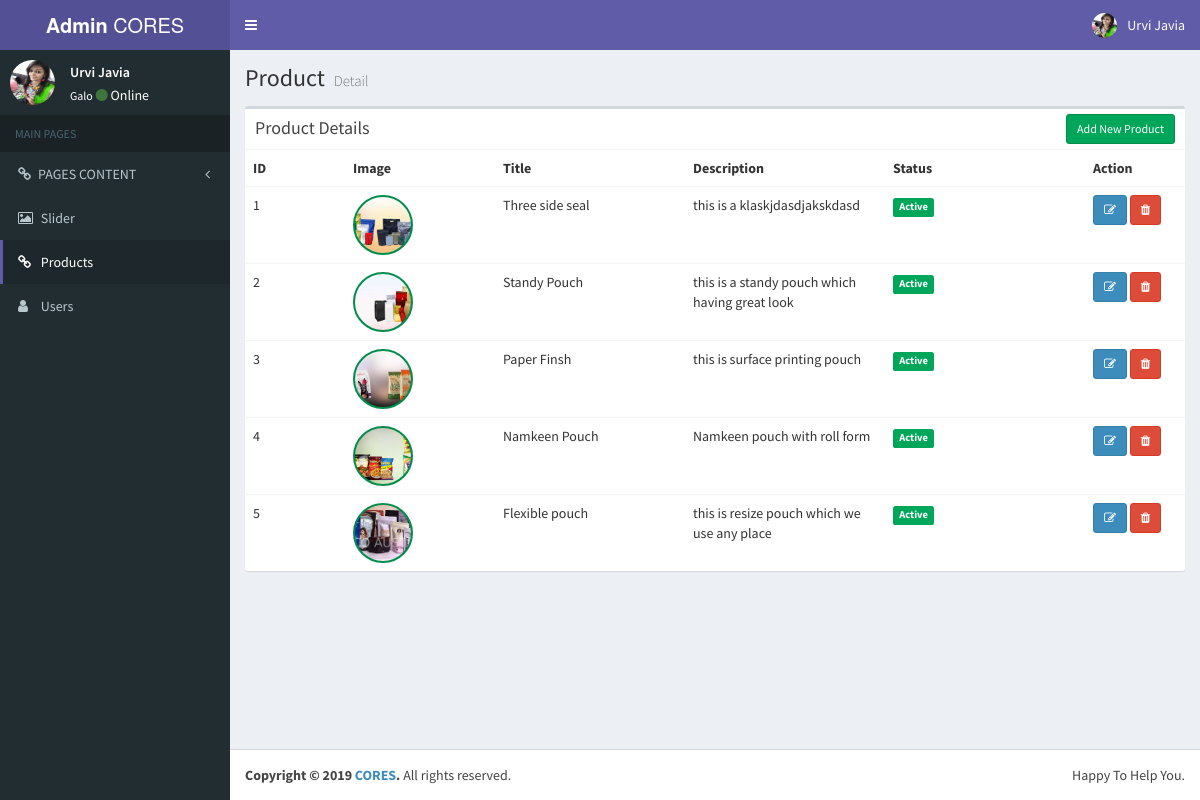
Page /admin/product.php (signed in) on the committed database.
### tables this page shows
CREATE TABLE `stockproduct` (
  `id` int(2) NOT NULL,
  `p_heading` varchar(100) NOT NULL,
  `p_image` varchar(100) DEFAULT NULL,
  `p_desc` varchar(1000) DEFAULT NULL,
  `status` int(2) DEFAULT NULL
);

### admin/product.php (the view, shortened to what this page needs)
<?php
include("header.php");
?>
  <div class="content-wrapper">
    <section class="content-header">
      <h1>
        Product
        <small>Detail</small>
      </h1>
    </section>
    <section class="content container-fluid">
<div class="row">
	<div class="col-xs-12">
	  <div class="box">
		<div class="box-header">
		  <h3 class="box-title">Product Details</h3>
		  <div class="box-tools">
			<button class="btn btn-success btn-sm" data-toggle="modal" data-target="#modal-new-event">Add New Product</button>
		  </div>
		</div>
		<div class="box-body table-responsive no-padding">
		  <table class="table table-hover">
			<tbody><tr>
			  <th width="100px">ID</th>
			  <th width="150px">Image</th>
			  <th>Title</th>
			  <th width="200px">Description</th>
			  <th width="200px">Status</th>
			  <th width="100px">Action</th>
			</tr>
<?php
$qry = "SELECT * FROM stockproduct";
$result = $con->query($qry);
if($result->num_rows > 0){
	while($row = $result->fetch_assoc()){
?>
<tr>
	<td><?php echo $row['id']; ?></td>
	<td><div class="img-circle img-slider" style="background-image:url('../images/product/<?php echo $row['p_image']; ?>');"></div></td>
	<td><?php echo $row['p_heading']; ?></td>
	<td><?php echo $row['p_desc']; ?></td>
	<td><?php
	if($row['status'])
		echo '<span class="label label-success">Active</span>';
	else
		echo'<span class="label label-danger">Inactive</span>';
	?></td>
	<td><a href="product-detail.php?eid=<?php echo $row['id']; ?>" class="btn btn-sm btn-primary"><i class="fa fa-edit"></i></a> <?php
	if($row['status'])
		echo '<a href="apis/productStatus.php?eid='.$row['id'].'&del=true" class="btn btn-sm btn-danger"><i class="fa fa-trash"></i></a>';
	else
		echo '<a href="apis/productStatus.php?eid='.$row['id'].'&rev=true" class="btn btn-sm btn-success"><i class="fa fa-undo"></i></a>';
	?></td>
</tr>
<?php
	}
}
?>
		  </tbody></table>
		</div>
	  </div>
	</div>
  </div>
    </section>
  </div>
<?php
include("footer.php");
?>

### admin/css/style.css (style rules this page uses)
.img-slider { width:60px; height:60px; background-size:cover; background-position:center center; border: 2px solid #008d4c; }

### rows in the picture
stockproduct: id "1", p_image (picture), p_heading "Three side seal", p_desc "this is a klaskjdasdjakskdasd", status "Active"
stockproduct: id "2", p_image (picture), p_heading "Standy Pouch", p_desc "this is a standy pouch which having great look", status "Active"
stockproduct: id "3", p_image (picture), p_heading "Paper Finsh", p_desc "this is surface printing pouch", status "Active"
stockproduct: id "4", p_image (picture), p_heading "Namkeen Pouch", p_desc "Namkeen pouch with roll form", status "Active"
stockproduct: id "5", p_image (picture), p_heading "Flexible pouch", p_desc "this is resize pouch which we use any place", status "Active"

### other values in the picture
$_SESSION['name'] "Urvi Javia"
$_SESSION['role'] "Galo"
